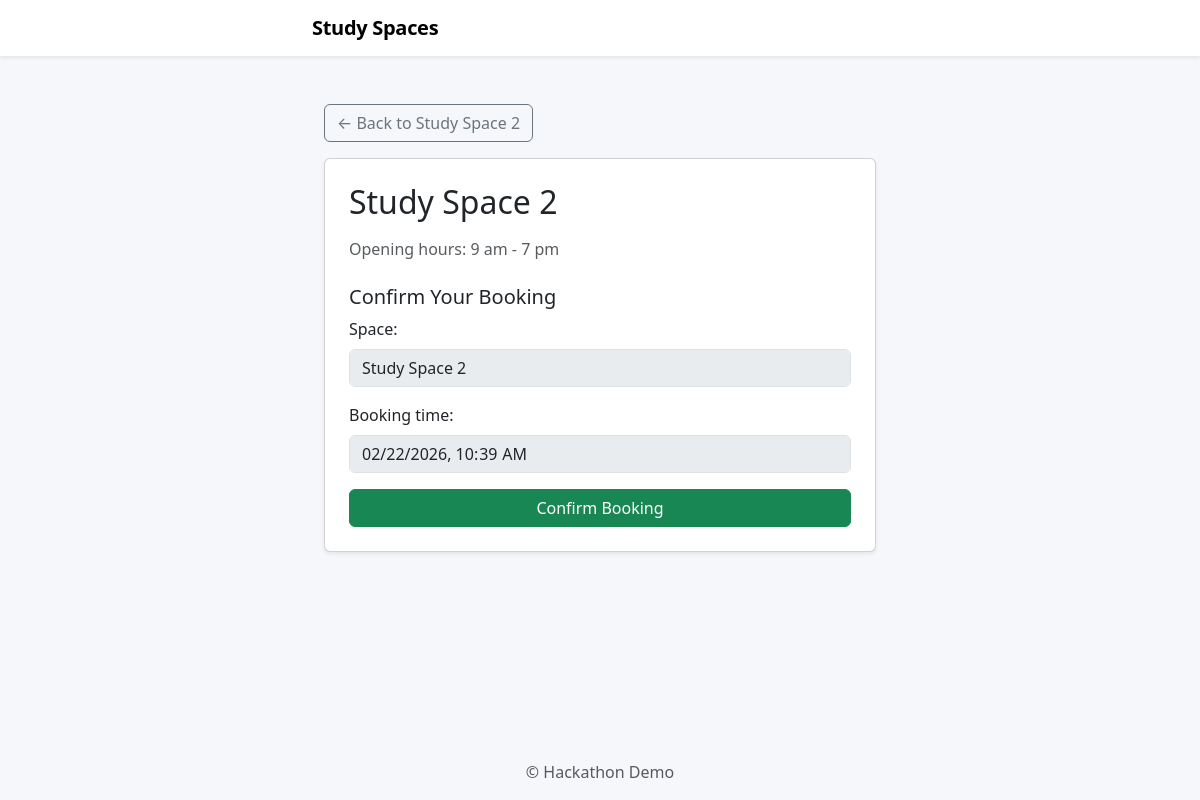
Page /book/2/ on the earlier database version.
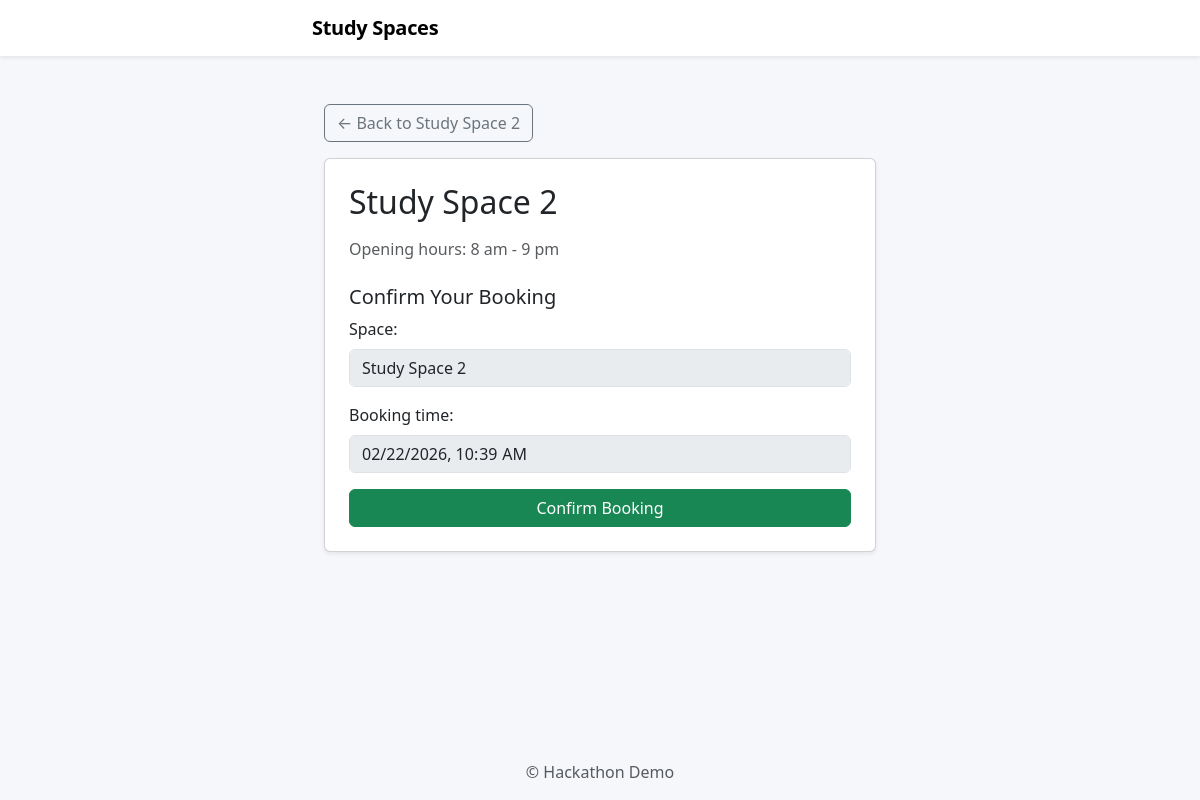
Same page on the later database version.
### hack/models.py (models this page shows, shortened)
class StudySpace(models.Model):
    name = models.CharField(max_length=100)
    opening_hours = models.CharField(max_length=100)
    occupied = models.BooleanField(default=False)  # PIR motion
    last_motion_at = models.DateTimeField(null=True, blank=True)

### hack/views.py (the view, shortened to what this page needs)
# urls.py: path("book/<int:space_id>/", views.book_space, name="book_space"),
def book_space(request, space_id):
    space = get_object_or_404(StudySpace, id=space_id)
    now_local = timezone.localtime(timezone.now())
    start_str = request.GET.get("start")
    if start_str:
        try:
            naive_dt = datetime.fromisoformat(start_str)
            pref_dt = timezone.make_aware(naive_dt, timezone.get_current_timezone())
        except ValueError:
            pref_dt = now_local
    else:
        pref_dt = now_local
    pref_start = pref_dt.strftime("%Y-%m-%dT%H:%M")
    context = {
        "space": space,
        "pref_start": pref_start,
        "error": request.GET.get("error")
    }
    return render(request, "hack/book_space.html", context)

### hack/templates/hack/book_space.html (shortened to what this page needs)
{% extends "hack/base.html" %}
{% block content %}
<div class="container mt-4">
    <a href="{% url 'space_detail' space.id %}" class="btn btn-outline-secondary mb-3">
        ← Back to {{ space.name }}
    </a>
    <div class="card p-4 shadow-sm">
        <h2 class="mb-3">{{ space.name }}</h2>
        <p class="text-muted mb-4">Opening hours: {{ space.opening_hours }}</p>
        <h5>Confirm Your Booking</h5>
        <form method="POST">
    <div class="mb-3">
        <label class="form-label">Space:</label>
        <input class="form-control" value="{{ space.name }}" disabled>
    </div>
    <div class="mb-3">
        <label class="form-label">Booking time:</label>
        <input type="datetime-local" class="form-control" value="{{ pref_start }}" disabled>
    </div>
    <button class="btn btn-success w-100">Confirm Booking</button>
</form>
    </div>
</div>
{% endblock %}

Differences in the rows shown:
changed StudySpace "Study Space 2": opening_hours "9 am - 7 pm" → "8 am - 9 pm"
